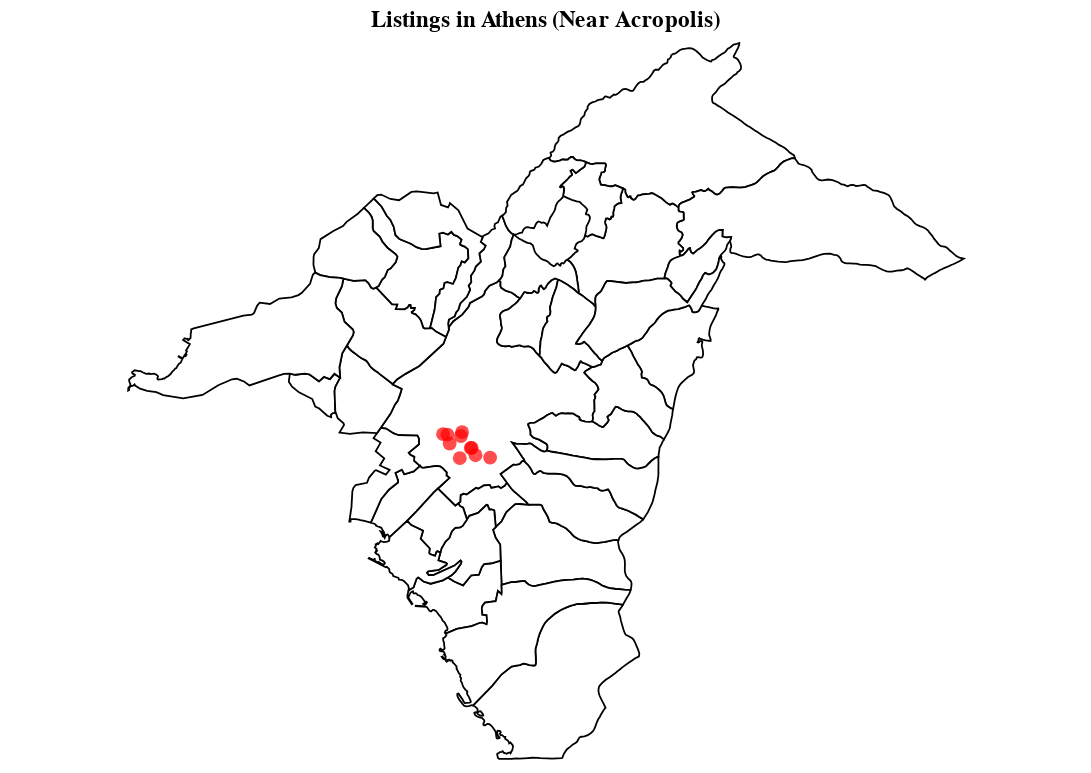

Notebook cell for this chart:
### Code cell
# Set relative path to your JSON file (assuming running from repo root)
json_path = Path.cwd() / 'athinaion.json'

with open(json_path) as f:
    athens_geo = json.load(f)

# Background map layer
background = alt.Chart(alt.Data(values=athens_geo['features'])).mark_geoshape(
    fill='white',
    stroke='black'
).project('mercator').properties(
    width=600,
    height=400
)

# Overlay points (your listings)
points = alt.Chart(reviewed_and_available).mark_circle(color='red', size=60).encode(
    longitude='longitude:Q',
    latitude='latitude:Q',
    tooltip=['name', 'room_type', 'price', 'number_of_reviews', 'minimum_nights']
).project('mercator')

# Combine and display
map_chart = background + points
map_chart.properties(title='Listings in Athens (Near Acropolis)')

### Figure 1 — Vega-Lite specification as saved in the notebook (floating-point values rounded to 4 significant figures; data arrays with more than 128 entries replaced by an {"elided": "..."} marker saying what was removed)
{"config": {"view": {"continuousWidth": 300, "continuousHeight": 300}}, "layer": [{"data": {"values": [{"type": "Feature", "properties": {"name_greek": "Αθηναίων", "created_at": "2015-06-22T11:34:49Z", "updated_at": "2015-06-22T15:36:32Z", "cartodb_id": 40, "name": "Athinaion"}, "geometry": {"type": "Polygon", "coordinates": {"elided": "1x215x2 float values"}}}, {"type": "Feature", "properties": {"name_greek": "Γλυφάδας", "created_at": "2015-06-22T11:34:49Z", "updated_at": "2015-06-22T15:37:23Z", "cartodb_id": 93, "name": "Glyfadas"}, "geometry": {"type": "Polygon", "coordinates": {"elided": "1x176x2 float values"}}}, {"type": "Feature", "properties": {"name_greek": "Δάφνης - Υμηττού", "created_at": "2015-06-22T11:34:49Z", "updated_at": "2015-06-22T15:37:35Z", "cartodb_id": 115, "name": "Dafnis - Ymittou"}, "geometry": {"type": "Polygon", "coordinates": [[[23.75, 37.96], [23.75, 37.96], [23.75, 37.95], [23.75, 37.95], [23.75, 37.95], [23.76, 37.95], [23.76, 37.95], [23.76, 37.95], [23.76, 37.95], [23.75, 37.95], [23.75, 37.95], [23.75, 37.95], [23.75, 37.95], [23.75, 37.95], [23.74, 37.94], [23.74, 37.94], [23.74, 37.95], [23.74, 37.95], [23.74, 37.95], [23.74, 37.95], [23.74, 37.95], [23.73, 37.95], [23.73, 37.95], [23.73, 37.94], [23.73, 37.95], [23.72, 37.95], [23.72, 37.95], [23.73, 37.95], [23.73, 37.95], [23.73, 37.95], [23.73, 37.95], [23.73, 37.96], [23.73, 37.96], [23.74, 37.96], [23.74, 37.96], [23.74, 37.96], [23.74, 37.96], [23.74, 37.96], [23.74, 37.96], [23.75, 37.96], [23.75, 37.96]]]}}, {"type": "Feature", "properties": {"name_greek": "Κηφισιάς", "created_at": "2015-06-22T11:34:49Z", "updated_at": "2015-06-22T15:38:18Z", "cartodb_id": 190, "name": "Kifisias"}, "geometry": {"type": "Polygon", "coordinates": {"elided": "1x270x2 float values"}}}, {"type": "Feature", "properties": {"name_greek": "Πεντέλης", "created_at": "2015-06-22T11:34:49Z", "updated_at": "2015-06-22T15:39:43Z", "cartodb_id": 278, "name": "Pendelis"}, "geometry": {"type": "Polygon", "coordinates": {"elided": "1x254x2 float values"}}}, {"type": "Feature", "properties": {"name_greek": "Ζωγράφου", "created_at": "2015-06-22T11:34:49Z", "updated_at": "2015-06-22T15:35:10Z", "cartodb_id": 2, "name": "Zografou"}, "geometry": {"type": "Polygon", "coordinates": {"elided": "1x109x2 float values"}}}, {"type": "Feature", "properties": {"name_greek": "Φιλαδελφείας - Χαλκηδόνος", "created_at": "2015-06-22T11:34:49Z", "updated_at": "2015-06-22T15:40:10Z", "cartodb_id": 312, "name": "Filadelfias - Chalkidonas"}, "geometry": {"type": "Polygon", "coordinates": [[[23.72, 38.02], [23.72, 38.02], [23.72, 38.02], [23.72, 38.02], [23.72, 38.02], [23.72, 38.02], [23.73, 38.02], [23.73, 38.03], [23.73, 38.03], [23.73, 38.03], [23.73, 38.03], [23.73, 38.04], [23.73, 38.04], [23.73, 38.04], [23.73, 38.04], [23.73, 38.04], [23.74, 38.05], [23.74, 38.05], [23.73, 38.05], [23.74, 38.05], [23.74, 38.05], [23.74, 38.05], [23.74, 38.05], [23.74, 38.05], [23.74, 38.05], [23.74, 38.05], [23.74, 38.06], [23.74, 38.06], [23.75, 38.06], [23.75, 38.05], [23.75, 38.05], [23.75, 38.05], [23.75, 38.05], [23.75, 38.05], [23.75, 38.05], [23.75, 38.05], [23.75, 38.05], [23.75, 38.04], [23.75, 38.04], [23.75, 38.04], [23.75, 38.04], [23.74, 38.03], [23.74, 38.03], [23.74, 38.03], [23.74, 38.03], [23.74, 38.03], [23.74, 38.03], [23.74, 38.03], [23.73, 38.03], [23.73, 38.02], [23.73, 38.02], [23.72, 38.02], [23.72, 38.02]]]}}, {"type": "Feature", "properties": {"name_greek": "Αγίας Βαρβάρας", "created_at": "2015-06-22T11:34:49Z", "updated_at": "2015-06-22T15:35:44Z", "cartodb_id": 23, "name": "Agias Varvaras"}, "geometry": {"type": "Polygon", "coordinates": [[[23.64, 38.0], [23.65, 38.0], [23.65, 38.0], [23.65, 38.0], [23.66, 38.0], [23.66, 38.0], [23.66, 38.0], [23.67, 38.0], [23.67, 38.0], [23.67, 37.99], [23.67, 37.99], [23.67, 37.98], [23.67, 37.98], [23.66, 37.98], [23.66, 37.98], [23.66, 37.98], [23.66, 37.98], [23.66, 37.99], [23.66, 37.99], [23.65, 37.99], [23.65, 37.99], [23.64, 37.99], [23.64, 38.0], [23.64, 38.0]]]}}, {"type": "Feature", "properties": {"name_greek": "Καλλιθέας", "created_at": "2015-06-22T11:34:49Z", "updated_at": "2015-06-22T15:38:14Z", "cartodb_id": 178, "name": "Kallitheas"}, "geometry": {"type": "Polygon", "coordinates": [[[23.71, 37.96], [23.71, 37.96], [23.71, 37.96], [23.71, 37.96], [23.71, 37.96], [23.72, 37.96], [23.72, 37.96], [23.72, 37.96], [23.72, 37.96], [23.72, 37.96], [23.71, 37.96], [23.71, 37.95], [23.7, 37.95], [23.7, 37.94], [23.69, 37.94], [23.69, 37.94], [23.69, 37.94], [23.69, 37.94], [23.69, 37.94], [23.69, 37.94], [23.69, 37.94], [23.69, 37.94], [23.69, 37.94], [23.69, 37.94], [23.69, 37.94], [23.69, 37.94], [23.69, 37.94], [23.69, 37.94], [23.69, 37.94], [23.69, 37.94], [23.69, 37.94], [23.69, 37.94], [23.69, 37.94], [23.69, 37.94], [23.68, 37.94], [23.68, 37.94], [23.68, 37.94], [23.68, 37.94], [23.69, 37.95], [23.69, 37.96], [23.7, 37.96], [23.7, 37.96], [23.69, 37.96], [23.7, 37.96], [23.7, 37.96], [23.7, 37.96], [23.71, 37.96]]]}}, {"type": "Feature", "properties": {"name_greek": "Ηλιούπολης", "created_at": "2015-06-22T11:34:49Z", "updated_at": "2015-06-22T15:35:17Z", "cartodb_id": 3, "name": "Ilioupolis"}, "geometry": {"type": "Polygon", "coordinates": {"elided": "1x87x2 float values"}}}, {"type": "Feature", "properties": {"name_greek": "Ιλίου", "created_at": "2015-06-22T11:34:49Z", "updated_at": "2015-06-22T15:35:37Z", "cartodb_id": 13, "name": "Iliou"}, "geometry": {"type": "Polygon", "coordinates": {"elided": "1x74x2 float values"}}}, {"type": "Feature", "properties": {"name_greek": "Αλίμου", "created_at": "2015-06-22T11:34:49Z", "updated_at": "2015-06-22T15:36:45Z", "cartodb_id": 55, "name": "Alimou"}, "geometry": {"type": "Polygon", "coordinates": {"elided": "1x79x2 float values"}}}, {"type": "Feature", "properties": {"name_greek": "Αγίων Αναργύρων - Καματερού", "created_at": "2015-06-22T11:34:49Z", "updated_at": "2015-06-22T15:36:23Z", "cartodb_id": 36, "name": "Agion Anargyron - Kamaterou"}, "geometry": {"type": "Polygon", "coordinates": {"elided": "1x78x2 float values"}}}, {"type": "Feature", "properties": {"name_greek": "Μοσχάτου - Ταύρου", "created_at": "2015-06-22T11:34:49Z", "updated_at": "2015-06-22T15:38:50Z", "cartodb_id": 231, "name": "Moschatou - Tavrou"}, "geometry": {"type": "Polygon", "coordinates": [[[23.71, 37.96], [23.7, 37.96], [23.7, 37.96], [23.7, 37.96], [23.69, 37.96], [23.7, 37.96], [23.7, 37.96], [23.69, 37.96], [23.69, 37.95], [23.68, 37.94], [23.68, 37.94], [23.68, 37.94], [23.68, 37.94], [23.68, 37.94], [23.68, 37.94], [23.67, 37.94], [23.67, 37.94], [23.67, 37.94], [23.67, 37.95], [23.67, 37.95], [23.67, 37.96], [23.68, 37.96], [23.68, 37.96], [23.68, 37.96], [23.68, 37.96], [23.69, 37.96], [23.69, 37.96], [23.69, 37.96], [23.69, 37.96], [23.69, 37.97], [23.68, 37.97], [23.69, 37.97], [23.68, 37.97], [23.69, 37.98], [23.69, 37.98], [23.69, 37.98], [23.69, 37.98], [23.7, 37.98], [23.7, 37.98], [23.71, 37.97], [23.71, 37.97], [23.7, 37.97], [23.7, 37.97], [23.7, 37.97], [23.7, 37.97], [23.71, 37.96], [23.71, 37.96]]]}}, {"type": "Feature", "properties": {"name_greek": "Αιγάλεω", "created_at": "2015-06-22T11:34:49Z", "updated_at": "2015-06-22T15:36:41Z", "cartodb_id": 41, "name": "Egaleo"}, "geometry": {"type": "Polygon", "coordinates": [[[23.67, 38.01], [23.67, 38.01], [23.67, 38.01], [23.67, 38.01], [23.68, 38.01], [23.68, 38.01], [23.68, 38.0], [23.68, 38.0], [23.68, 38.0], [23.68, 38.0], [23.68, 38.0], [23.68, 38.0], [23.68, 38.0], [23.69, 38.0], [23.69, 38.0], [23.69, 37.99], [23.69, 37.99], [23.7, 37.99], [23.7, 37.99], [23.7, 37.99], [23.69, 37.99], [23.69, 37.98], [23.69, 37.98], [23.69, 37.98], [23.68, 37.98], [23.67, 37.98], [23.67, 37.98], [23.67, 37.98], [23.67, 37.98], [23.67, 37.98], [23.67, 37.98], [23.67, 37.98], [23.67, 37.99], [23.67, 37.99], [23.67, 38.0], [23.67, 38.0], [23.67, 38.01], [23.67, 38.01]]]}}, {"type": "Feature", "properties": {"name_greek": "Περιστερίου", "created_at": "2015-06-22T11:34:49Z", "updated_at": "2015-06-22T15:39:48Z", "cartodb_id": 285, "name": "Peristeriou"}, "geometry": {"type": "Polygon", "coordinates": [[[23.67, 38.03], [23.67, 38.03], [23.68, 38.03], [23.68, 38.03], [23.68, 38.03], [23.68, 38.03], [23.68, 38.03], [23.69, 38.02], [23.7, 38.02], [23.69, 38.02], [23.7, 38.02], [23.7, 38.02], [23.7, 38.02], [23.7, 38.02], [23.7, 38.02], [23.7, 38.02], [23.7, 38.02], [23.7, 38.02], [23.7, 38.02], [23.7, 38.02], [23.71, 38.02], [23.71, 38.02], [23.71, 38.02], [23.71, 38.02], [23.71, 38.02], [23.71, 38.02], [23.71, 38.01], [23.72, 38.01], [23.72, 38.01], [23.71, 38.0], [23.7, 38.0], [23.69, 38.0], [23.69, 37.99], [23.69, 38.0], [23.69, 38.0], [23.68, 38.0], [23.68, 38.0], [23.68, 38.0], [23.68, 38.0], [23.68, 38.0], [23.68, 38.0], [23.68, 38.0], [23.68, 38.01], [23.68, 38.01], [23.67, 38.01], [23.67, 38.01], [23.67, 38.01], [23.67, 38.01], [23.67, 38.01], [23.67, 38.01], [23.67, 38.02], [23.67, 38.02], [23.67, 38.02], [23.67, 38.02], [23.67, 38.02], [23.67, 38.03], [23.67, 38.03], [23.67, 38.03]]]}}, {"type": "Feature", "properties": {"name_greek": "Αγίας Παρασκευής", "created_at": "2015-06-22T11:34:49Z", "updated_at": "2015-06-22T15:35:51Z", "cartodb_id": 24, "name": "Agias Paraskevis"}, "geometry": {"type": "Polygon", "coordinates": {"elided": "1x112x2 float values"}}}, {"type": "Feature", "properties": {"name_greek": "Πετρούπολης", "created_at": "2015-06-22T11:34:49Z", "updated_at": "2015-06-22T15:39:55Z", "cartodb_id": 286, "name": "Petroupolis"}, "geometry": {"type": "Polygon", "coordinates": [[[23.68, 38.06], [23.68, 38.06], [23.68, 38.06], [23.68, 38.06], [23.68, 38.05], [23.68, 38.05], [23.69, 38.05], [23.69, 38.05], [23.69, 38.05], [23.69, 38.04], [23.7, 38.04], [23.69, 38.04], [23.69, 38.04], [23.69, 38.04], [23.69, 38.03], [23.69, 38.03], [23.69, 38.03], [23.68, 38.03], [23.68, 38.03], [23.68, 38.03], [23.68, 38.03], [23.68, 38.03], [23.67, 38.03], [23.67, 38.03], [23.67, 38.03], [23.66, 38.03], [23.66, 38.04], [23.66, 38.04], [23.66, 38.04], [23.66, 38.04], [23.66, 38.04], [23.66, 38.04], [23.66, 38.05], [23.66, 38.05], [23.66, 38.05], [23.67, 38.05], [23.67, 38.06], [23.68, 38.06], [23.68, 38.06]]]}}, {"type": "Feature", "properties": {"name_greek": "Αμαρουσίου", "created_at": "2015-06-22T11:34:49Z", "updated_at": "2015-06-22T15:35:56Z", "cartodb_id": 26, "name": "Amarousiou"}, "geometry": {"type": "Polygon", "coordinates": {"elided": "1x156x2 float values"}}}, {"type": "Feature", "properties": {"name_greek": "Αγίου Δημητρίου", "created_at": "2015-06-22T11:34:49Z", "updated_at": "2015-06-22T15:36:01Z", "cartodb_id": 28, "name": "Agiou Dimitriou"}, "geometry": {"type": "Polygon", "coordinates": [[[23.74, 37.94], [23.74, 37.94], [23.74, 37.94], [23.74, 37.93], [23.74, 37.93], [23.74, 37.93], [23.74, 37.93], [23.74, 37.93], [23.73, 37.92], [23.73, 37.92], [23.73, 37.92], [23.72, 37.92], [23.72, 37.92], [23.72, 37.92], [23.72, 37.92], [23.73, 37.93], [23.73, 37.93], [23.73, 37.93], [23.72, 37.93], [23.71, 37.92], [23.71, 37.92], [23.71, 37.92], [23.71, 37.92], [23.71, 37.92], [23.72, 37.93], [23.72, 37.93], [23.72, 37.93], [23.71, 37.93], [23.72, 37.93], [23.72, 37.93], [23.72, 37.94], [23.72, 37.94], [23.72, 37.94], [23.72, 37.94], [23.73, 37.94], [23.73, 37.94], [23.73, 37.94], [23.73, 37.95], [23.73, 37.95], [23.74, 37.95], [23.74, 37.95], [23.74, 37.95], [23.74, 37.95], [23.74, 37.95], [23.74, 37.94]]]}}, {"type": "Feature", "properties": {"name_greek": "Βριλησσίων", "created_at": "2015-06-22T11:34:49Z", "updated_at": "2015-06-22T15:36:56Z", "cartodb_id": 84, "name": "Vrylission"}, "geometry": {"type": "Polygon", "coordinates": {"elided": "1x76x2 float values"}}}, {"type": "Feature", "properties": {"name_greek": "Βύρωνος", "created_at": "2015-06-22T11:34:49Z", "updated_at": "2015-06-22T15:37:04Z", "cartodb_id": 89, "name": "Vyrona"}, "geometry": {"type": "Polygon", "coordinates": {"elided": "1x98x2 float values"}}}, {"type": "Feature", "properties": {"name_greek": "Γαλατσίου", "created_at": "2015-06-22T11:34:49Z", "updated_at": "2015-06-22T15:37:13Z", "cartodb_id": 90, "name": "Galatsiou"}, "geometry": {"type": "Polygon", "coordinates": {"elided": "1x81x2 float values"}}}, {"type": "Feature", "properties": {"name_greek": "Ελληνικού - Αργυρούπολης", "created_at": "2015-06-22T11:34:49Z", "updated_at": "2015-06-22T15:37:52Z", "cartodb_id": 134, "name": "Ellinikou - Argyroupolis"}, "geometry": {"type": "Polygon", "coordinates": {"elided": "1x159x2 float values"}}}, {"type": "Feature", "properties": {"name_greek": "Καισαριανής", "created_at": "2015-06-22T11:34:49Z", "updated_at": "2015-06-22T15:38:10Z", "cartodb_id": 168, "name": "Kesarianis"}, "geometry": {"type": "Polygon", "coordinates": {"elided": "1x108x2 float values"}}}, {"type": "Feature", "properties": {"name_greek": "Λυκόβρυσης - Πεύκης", "created_at": "2015-06-22T11:34:49Z", "updated_at": "2015-06-22T15:38:31Z", "cartodb_id": 218, "name": "Lykovrisis - Pefkis"}, "geometry": {"type": "Polygon", "coordinates": {"elided": "1x102x2 float values"}}}, {"type": "Feature", "properties": {"name_greek": "Μεταμορφώσεως", "created_at": "2015-06-22T11:34:49Z", "updated_at": "2015-06-22T15:38:38Z", "cartodb_id": 228, "name": "Metamorfosis"}, "geometry": {"type": "Polygon", "coordinates": {"elided": "1x99x2 float values"}}}, {"type": "Feature", "properties": {"name_greek": "Νέας Ιωνίας", "created_at": "2015-06-22T11:34:49Z", "updated_at": "2015-06-22T15:38:55Z", "cartodb_id": 240, "name": "Neas Ionias"}, "geometry": {"type": "Polygon", "coordinates": {"elided": "1x92x2 float values"}}}, {"type": "Feature", "properties": {"name_greek": "Νέας Σμύρνης", "created_at": "2015-06-22T11:34:49Z", "updated_at": "2015-06-22T15:39:06Z", "cartodb_id": 241, "name": "Neas Smyrnis"}, "geometry": {"type": "Polygon", "coordinates": [[[23.71, 37.96], [23.72, 37.95], [23.72, 37.95], [23.72, 37.95], [23.73, 37.95], [23.73, 37.94], [23.73, 37.94], [23.73, 37.94], [23.72, 37.94], [23.72, 37.94], [23.72, 37.94], [23.72, 37.94], [23.72, 37.93], [23.72, 37.93], [23.71, 37.93], [23.71, 37.93], [23.71, 37.93], [23.71, 37.93], [23.71, 37.93], [23.71, 37.93], [23.71, 37.94], [23.71, 37.94], [23.7, 37.94], [23.7, 37.94], [23.7, 37.95], [23.71, 37.95], [23.71, 37.96]]]}}, {"type": "Feature", "properties": {"name_greek": "Παλαιού Φαλήρου", "created_at": "2015-06-22T11:34:49Z", "updated_at": "2015-06-22T15:39:12Z", "cartodb_id": 269, "name": "Palaiou Falirou"}, "geometry": {"type": "Polygon", "coordinates": {"elided": "1x85x2 float values"}}}, {"type": "Feature", "properties": {"name_greek": "Παπάγου - Χολαργού", "created_at": "2015-06-22T11:34:49Z", "updated_at": "2015-06-22T15:39:24Z", "cartodb_id": 273, "name": "Papagou - Cholargou"}, "geometry": {"type": "Polygon", "coordinates": {"elided": "1x106x2 float values"}}}, {"type": "Feature", "properties": {"name_greek": "Φιλοθέης - Ψυχικού", "created_at": "2015-06-22T11:34:49Z", "updated_at": "2015-06-22T15:40:26Z", "cartodb_id": 314, "name": "Filotheis - Psychikou"}, "geometry": {"type": "Polygon", "coordinates": {"elided": "1x91x2 float values"}}}, {"type": "Feature", "properties": {"name_greek": "Χαλανδρίου", "created_at": "2015-06-22T11:34:49Z", "updated_at": "2015-06-22T15:40:37Z", "cartodb_id": 323, "name": "Chalandriou"}, "geometry": {"type": "Polygon", "coordinates": {"elided": "1x138x2 float values"}}}, {"type": "Feature", "properties": {"name_greek": "Χαϊδαρίου", "created_at": "2015-06-22T11:34:49Z", "updated_at": "2015-06-22T15:40:49Z", "cartodb_id": 325, "name": "Chaidariou"}, "geometry": {"type": "Polygon", "coordinates": {"elided": "1x123x2 float values"}}}]}, "mark": {"type": "geoshape", "fill": "white", "stroke": "black"}, "projection": {"type": "mercator"}}, {"data": {"name": "data-06840a11def94a786534d4d52043fb1e"}, "mark": {"type": "circle", "color": "red", "size": 60}, "encoding": {"latitude": {"field": "latitude", "type": "quantitative"}, "longitude": {"field": "longitude", "type": "quantitative"}, "tooltip": [{"field": "name", "type": "nominal"}, {"field": "room_type", "type": "nominal"}, {"field": "price", "type": "quantitative"}, {"field": "number_of_reviews", "type": "quantitative"}, {"field": "minimum_nights", "type": "quantitative"}]}, "projection": {"type": "mercator"}}], "height": 400, "title": "Listings in Athens (Near Acropolis)", "width": 600, "$schema": "https://vega.github.io/schema/vega-lite/v5.20.1.json", "datasets": {"data-06840a11def94a786534d4d52043fb1e": [{"id": 24903281, "name": "Plaka's Villa with Breathtaking Acropolis View", "host_id": 111388086, "host_name": "Natasha", "neighbourhood": "ΕΜΠΟΡΙΚΟ ΤΡΙΓΩΝΟ-ΠΛΑΚΑ", "latitude": 37.97, "longitude": 23.73, "room_type": "Entire home/apt", "price": 1275.0, "minimum_nights": 1, "number_of_reviews": 108, "last_review": "2025-01-24", "reviews_per_month": 1.3, "calculated_host_listings_count": 1, "availability_365": 239, "number_of_reviews_ltm": 13, "license": "1053114"}, {"id": 22825890, "name": "Penthouse Heated Pool/AcropolisView/Ideal Location", "host_id": 23439759, "host_name": "Marianne", "neighbourhood": "ΘΗΣΕΙΟ", "latitude": 37.98, "longitude": 23.72, "room_type": "Entire home/apt", "price": 655.0, "minimum_nights": 3, "number_of_reviews": 153, "last_review": "2025-01-20", "reviews_per_month": 1.77, "calculated_host_listings_count": 8, "availability_365": 239, "number_of_reviews_ltm": 23, "license": "00003088948"}, {"id": 29895521, "name": "Grand House-Acropolis 5-Bdr Apt. / Outdoor Jacuzzi", "host_id": 222306652, "host_name": "Stylish Stays", "neighbourhood": "ΑΚΡΟΠΟΛΗ", "latitude": 37.97, "longitude": 23.72, "room_type": "Entire home/apt", "price": 540.0, "minimum_nights": 2, "number_of_reviews": 139, "last_review": "2025-01-12", "reviews_per_month": 1.82, "calculated_host_listings_count": 10, "availability_365": 247, "number_of_reviews_ltm": 25, "license": "00001084139"}, {"id": 29119475, "name": "Huge 165sq Apt w/5BDR, 2&halfBath-1min toAcropolis", "host_id": 32601523, "host_name": "Stella And Nikos", "neighbourhood": "ΕΜΠΟΡΙΚΟ ΤΡΙΓΩΝΟ-ΠΛΑΚΑ", "latitude": 37.97, "longitude": 23.73, "room_type": "Entire home/apt", "price": 537.0, "minimum_nights": 1, "number_of_reviews": 248, "last_review": "2025-03-08", "reviews_per_month": 3.22, "calculated_host_listings_count": 25, "availability_365": 339, "number_of_reviews_ltm": 17, "license": "00003081296"}, {"id": 32983117, "name": "The old merchant's house", "host_id": 248231266, "host_name": "Nikolas", "neighbourhood": "ΕΜΠΟΡΙΚΟ ΤΡΙΓΩΝΟ-ΠΛΑΚΑ", "latitude": 37.98, "longitude": 23.73, "room_type": "Entire home/apt", "price": 476.0, "minimum_nights": 2, "number_of_reviews": 142, "last_review": "2025-01-28", "reviews_per_month": 1.95, "calculated_host_listings_count": 1, "availability_365": 209, "number_of_reviews_ltm": 34, "license": "00000732384"}, {"id": 19047757, "name": "Thiseio 1915 - luxury, modern, elegant apts", "host_id": 127976919, "host_name": "1915 Team", "neighbourhood": "ΘΗΣΕΙΟ", "latitude": 37.98, "longitude": 23.72, "room_type": "Entire home/apt", "price": 456.0, "minimum_nights": 2, "number_of_reviews": 161, "last_review": "2024-11-19", "reviews_per_month": 1.79, "calculated_host_listings_count": 5, "availability_365": 256, "number_of_reviews_ltm": 19, "license": "0206Κ13000344701"}, {"id": 34384791, "name": "Live Your Myth Under The Acropolis@Plaka", "host_id": 254286558, "host_name": "Panos", "neighbourhood": "ΕΜΠΟΡΙΚΟ ΤΡΙΓΩΝΟ-ΠΛΑΚΑ", "latitude": 37.98, "longitude": 23.73, "room_type": "Entire home/apt", "price": 443.0, "minimum_nights": 2, "number_of_reviews": 236, "last_review": "2025-03-09", "reviews_per_month": 3.35, "calculated_host_listings_count": 2, "availability_365": 260, "number_of_reviews_ltm": 55, "license": "00002974459"}, {"id": 25366643, "name": "KARYATIS LUXURY MAISONETTE by K&K", "host_id": 191530509, "host_name": "Evelin", "neighbourhood": "ΚΟΥΚΑΚΙ-ΜΑΚΡΥΓΙΑΝΝΗ", "latitude": 37.97, "longitude": 23.72, "room_type": "Entire home/apt", "price": 434.0, "minimum_nights": 1, "number_of_reviews": 223, "last_review": "2025-01-06", "reviews_per_month": 2.76, "calculated_host_listings_count": 7, "availability_365": 215, "number_of_reviews_ltm": 29, "license": "00002834845"}, {"id": 13086140, "name": "Kallimarmaro Residence  *****", "host_id": 59700037, "host_name": "Eirini", "neighbourhood": "ΣΤΑΔΙΟ", "latitude": 37.97, "longitude": 23.74, "room_type": "Entire home/apt", "price": 424.0, "minimum_nights": 2, "number_of_reviews": 182, "last_review": "2025-01-04", "reviews_per_month": 1.75, "calculated_host_listings_count": 1, "availability_365": 331, "number_of_reviews_ltm": 23, "license": "00000641565"}, {"id": 23034890, "name": "Acropolis Grand Residence, Stunning Views", "host_id": 114156592, "host_name": "Vasileios", "neighbourhood": "ΖΑΠΠΕΙΟ", "latitude": 37.97, "longitude": 23.73, "room_type": "Hotel room", "price": 414.0, "minimum_nights": 1, "number_of_reviews": 193, "last_review": "2025-02-14", "reviews_per_month": 2.28, "calculated_host_listings_count": 67, "availability_365": 273, "number_of_reviews_ltm": 21, "license": "0206E70000698401"}]}}
